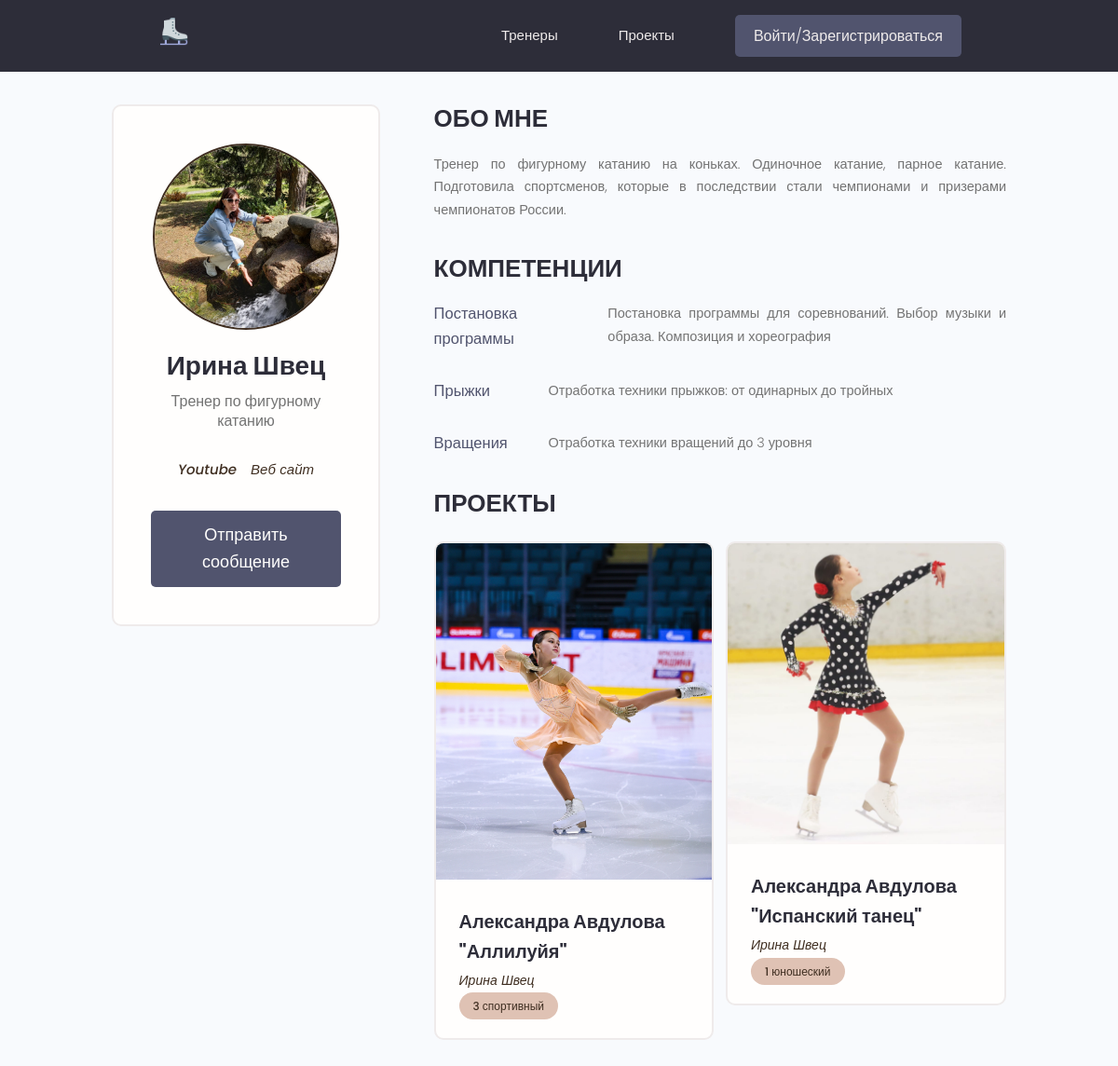
The page /profile/4/ on the database its author committed.
### users/models.py (models this page shows, shortened)
class Profile(models.Model):
    user = models.OneToOneField(User, on_delete=models.CASCADE, null=True, blank=True)
    name = models.CharField(max_length=200, null=True, blank=True)
    email = models.EmailField(max_length=500, null=True, blank=True)
    username = models.CharField(max_length=200, null=True, blank=True)
    short_info = models.CharField(max_length=200, null=True, blank=True)
    bio = models.TextField(null=True, blank=True)
    profile_image = models.ImageField(null=True, blank=True, upload_to='profiles/', default='profiles/user-default.png')
    social_youtube = models.CharField(max_length=200, null=True, blank=True)
    social_website = models.CharField(max_length=200, null=True, blank=True)
    created = models.DateTimeField(auto_now_add=True)

class Skill(models.Model):
    owner = models.ForeignKey(Profile, on_delete=models.CASCADE, null=True, blank=True)
    name = models.CharField(max_length=200, null=True, blank=True)
    description = models.TextField(null=True, blank=True)
    created = models.DateTimeField(auto_now_add=True)

### projects/models.py (models this page shows, shortened)
class Project(models.Model):
    owner = models.ForeignKey(Profile, on_delete=models.SET_NULL, null=True, blank=True)
    title = models.CharField(max_length=200)
    description = models.TextField(null=True, blank=True)
    featured_image = models.ImageField(null=True, blank=True, upload_to="projects/%Y/%m/%d/", default="default.jpg")
    demo_link = models.CharField(max_length=2000, null=True, blank=True)
    source_link = models.CharField(max_length=2000, null=True, blank=True)
    tags = models.ManyToManyField('Tag', blank=True)
    created = models.DateTimeField(auto_now_add=True)

class Tag(models.Model):
    name = models.CharField(max_length=200)
    created = models.DateTimeField(auto_now_add=True)
    def __str__(self):
        return self.name

### users/views.py (the view)
# urls.py: path("profile/<str:pk>/", views.user_profile, name="user_profile"),
def user_profile(request, pk):
    prof = Profile.objects.get(id=pk)
    top_skills = prof.skill_set.exclude(description__exact="")
    other_skills = prof.skill_set.filter(description="")
    context = {
        'profile': prof,
        'top_skills': top_skills,
        "other_skills": other_skills
    }
    return render(request, 'users/profile.html', context)

### users/templates/users/profile.html (shortened to what this page needs)
{% extends 'projects/base.html' %}
{% block content %}
<main class="profile my-md">
    <div class="container">
        <div class="layout">
            <div class="column column--1of3">
                <div class="card text-center">
                    <div class="card__body dev">
                        <img class="avatar avatar--xl" src="{{ profile.profile_image.url }}"/>
                        <h2 class="dev__name">{{ profile.name }}</h2>
                        <p class="dev__title">{{ profile.short_info }}</p>
                        <ul class="dev__social">
                            {% if profile.social_youtube %}
                            <li>
                                <a title="Youtube" href="{{ profile.social_youtube }}" target="_blank">
                                    <i class="fa fa-youtube">Youtube</i></a>
                            </li>
                            {% endif %}
                            {% if profile.social_website %}
                            <li>
                                <a title="Personal Website" href="{{ profile.social_website }}" target="_blank"><i
                                        class="fa fa-youtube">Веб сайт</i></a>
                            </li>
                            {% endif %}
                        </ul>
                        {% if request.user.profile.id != profile.id %}
                        <a href="{% url 'create-message' profile.id %}" class="btn btn--sub btn--lg">Отправить сообщение</a>
                        {% endif %}
                    </div>
                </div>
            </div>
            <div class="column column--2of3">
                <div class="devInfo">
                    <h3 class="devInfo__title">Обо мне</h3>
                    <p class="devInfo__about">
                        {{ profile.bio }}
                    </p>
                </div>
                <div class="devInfo">
                    <h3 class="devInfo__title">Компетенции</h3>
                    <div class="devInfo__skills">
                        {% for skill in top_skills %}
                        <div class="devSkill">
                            <h4 class="devSkill__title">{{ skill.name }}</h4>
                            <p class="devSkill__info">
                                {{ skill.description }}
                            </p>
                        </div>
                        {% endfor %}
                    </div>
                </div>
                <div class="devInfo">
                    <h3 class="devInfo__title">Проекты</h3>
                    <div class="grid grid--two">
                        {% for project in profile.project_set.all %}
                        <div class="column">
                            <div class="card project">
                                <a href="{% url 'project' project.id %}" class="project">
                                    <img class="project__thumbnail" src="{{ project.featured_image.url }}"
                                         alt="project thumbnail"/>
                                    <div class="card__body">
                                        <h3 class="project__title">{{ project.title }}</h3>
                                        <p><a class="project__author" href="{% url 'user_profile' project.owner.id %}">{{ project.owner.name }}</a></p>
                                        <div class="project__tags">
                                            {% for tag in project.tags.all %}
                                            <span class="tag tag--pill tag--main">
                                                <small>{{ tag }}</small>
                                            </span>
                                            {% endfor %}
                                        </div>
                                    </div>
                                </a>
                            </div>
                        </div>
                        {% endfor %}
                    </div>
                </div>
            </div>
        </div>
    </div>
</main>
{% endblock %}

### projects/static/styles/app.css (style rules this page uses)
:root { --color-sub: #2d2d39; }
.btn--sub { background-color: var(--color-sub-light); }
.card { border: 2px solid var(--color-light); }
img { width: 100%; }
.profile .card > .dev { padding: 4rem; }
.dev__name { color: var(--color-sub); font-size: 2.8rem; font-weight: 700; margin-top: 1rem; margin-bottom: 0.5rem; }
.dev__title { font-size: 1.6rem; font-weight: 500; line-height: 1.3; }
.dev__social { margin: 3rem 0; list-style: none; display: flex; justify-content: center; gap: 1.5rem; }
.devInfo { margin-bottom: 3rem; }
.devInfo__title, .devInfo__subtitle { font-size: 2.6rem; color: var(--color-sub); text-transform: uppercase; font-weight: 700; margin-bottom: 1.5rem; }
.devInfo__about, .devSkill__info { font-size: 1.45rem; line-height: 1.7; text-align: justify; }
.devSkill { margin-bottom: 3rem; }
.devSkill__title { font-size: 1.65rem; font-weight: 500; color: var(--color-sub-light); }
@media screen and (min-width: 700px) { .devSkill { display: flex; justify-content: space-between; gap: 3rem; } }
@media screen and (min-width: 700px) { .devSkill__info { flex-basis: 80%; } }
.project__author { font-size: 1.4rem; font-style: italic; }
.project__thumbnail { object-fit: cover; object-position: top center; width: 100%; }
.project__title { font-size: 2rem; font-weight: 700; color: var(--color-sub); }

### projects/static/uikit/styles/modules/_variables.css (style rules this page uses)
:root { --color-main: #3f2e21; --color-main-light: #dfc2b4; --color-sub: #2d2d39; --color-sub-light: #51546e; --color-sub-lighter: #f0e7e0; --color-text: #737373; --color-gray: #8b8b8b; --color-light: #efebeb; --color-light-gray: #767676; --color-bg: #f8fafd; --color-white: #fffefd; --color-white-light: #f3f3f3; --color-success: #359e64; --color-success-bg: #def8e8; --color-error: #fc4b0b; --color-error-bg: #fff2ee; --font-base: 'Poppins', arial, helvetica, 'Segoe UI', roboto, ubuntu, sans-serif; --font-monospace: 'Fira Code', 'Courier New', courier, monospace; --font-regular: 300; --font-medium: 500; --font-bold: 700; --generic-shadow: 1px 1px 5px #00000010; --generic-transition: all 0.3s ease-in-out; }

### projects/static/uikit/styles/modules/_base.css (style rules this page uses)
* { margin: 0; padding: 0; box-sizing: border-box; text-rendering: optimizeLegibility; color: inherit; font-size: inherit; }
html { font-size: 50%; }
@media only screen and (min-width: 480px) { html { font-size: 56.25%; } }
@media only screen and (min-width: 1200px) { html { font-size: 62.5%; } }
body { line-height: 1.6; font-weight: 400; font-size: 1.5rem; color: var(--color-text); background-color: var(--color-bg); min-height: 100vh; }

### projects/static/uikit/styles/modules/_typography.css (style rules this page uses)
* { font-family: var(--font-base); }
h2 { font-size: 3.6rem; font-weight: var(--font-bold); }
h3 { font-size: 3.2rem; font-weight: var(--font-medium); }
h4 { font-size: 2.8rem; font-weight: var(--font-medium); }
p, span, strong { font-size: 1.6rem; color: var(--color-text); font-weight: var(--font-regular); }
a { padding-bottom: 2px; text-decoration: none; display: inline-block; color: var(--color-main); font-weight: var(--font-medium); }

### projects/static/uikit/styles/modules/_utilities.css (style rules this page uses)
.container { width: 92%; max-width: 165rem; margin: 0 auto; box-sizing: border-box; }
@media screen and (min-width: 1000px) { .container { width: 90%; } }
@media screen and (min-width: 1200px) { .container { width: 80%; } }
.text-center { text-align: center; }
.my-md { margin: 3rem auto; }

### projects/static/uikit/styles/modules/_avatar.css (style rules this page uses)
.avatar { border-radius: 50%; border: 2px solid var(--color-main); object-fit: cover; }
.avatar--xl { height: 20rem; width: 20rem; }

### projects/static/uikit/styles/modules/_button.css (style rules this page uses)
.btn { display: inline-block; position: relative; cursor: pointer; background-color: var(--color-light); font-weight: var(--font-medium); color: var(--color-sub); text-decoration: none; padding: 1rem 2rem; border-radius: 0.5rem; border: none; width: -webkit-fit-content; width: -moz-fit-content; width: fit-content; height: -webkit-fit-content; height: -moz-fit-content; height: fit-content; font-size: 1.6rem; outline-width: 0; outline-color: transparent; -webkit-backface-visibility: hidden; backface-visibility: hidden; transition: all 0.3s ease-in-out; }
.btn--sub { background-color: var(--color-sub); color: var(--color-white); }
.btn--lg { font-size: 1.8rem; padding: 1.2rem 4.5rem; }

### projects/static/uikit/styles/modules/_card.css (style rules this page uses)
.card { border-radius: 1rem; background-color: var(--color-white); border: 1.5px solid var(--color-light); width: auto; height: auto; margin-top: 0.5rem; margin-bottom: 0.5rem; overflow: hidden; }
.card__body, .card__header { padding: 2rem 2.5rem; }

### projects/static/uikit/styles/modules/_layout.css (style rules this page uses)
.layout { display: flex; flex-flow: row wrap; justify-content: space-between; }
.layout > .column { margin-bottom: 3rem; }
.layout > .column.column--1of3 { flex-basis: 30%; }
.layout > .column.column--2of3 { flex-basis: 64%; }

### rows shown on the page
Profile: profile_image (picture), name "Ирина Швец", short_info "Тренер по фигурному катанию", bio "Тренер по фигурному катанию на коньках. Одиночное катание, парное катание. Подготовила спортсменов, которые в последствии стали чемпионами и призерами чемпионатов России."
Skill: name "Постановка программы", description "Постановка программы для соревнований. Выбор музыки и образа. Композиция и хореография"
Skill: name "Прыжки", description "Отработка техники прыжков: от одинарных до тройных"
Skill: name "Вращения", description "Отработка техники вращений до 3 уровня"
Project: featured_image (picture), title "Александра Авдулова \"Аллилуйя\"", owner.name "Ирина Швец"
Tag: name "3 спортивный"
Project: featured_image (picture), title "Александра Авдулова \"Испанский танец\"", owner.name "Ирина Швец"
Tag: name "1 юношеский"
